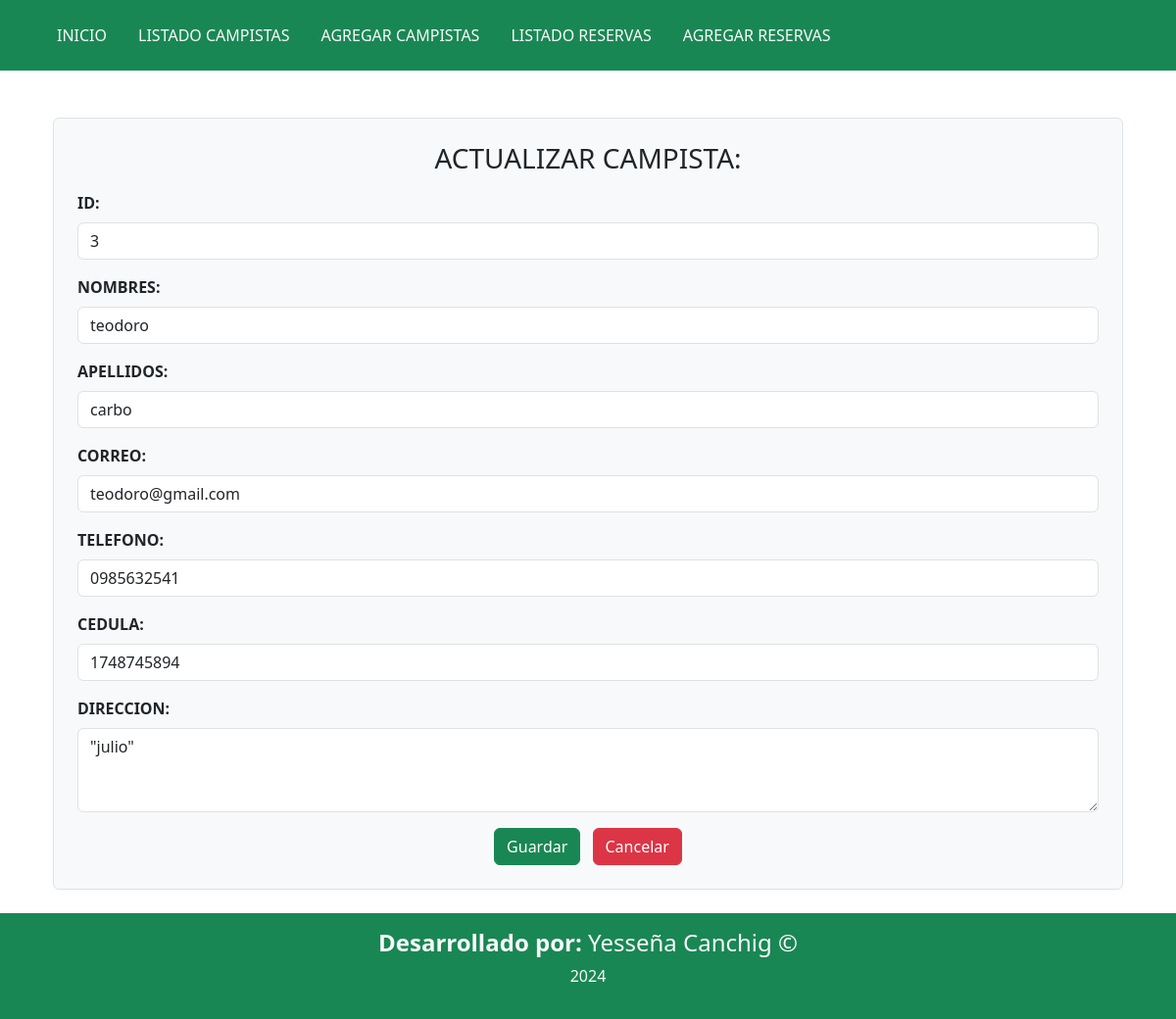
/editarCampista/3, run on the app's committed database.
### Aplicaciones/Gestiones/models.py (models this page shows)
class Campistas(models.Model):
    id_camp=models.AutoField(primary_key=True)
    nombre_camp= models.CharField(max_length=100, null=False, blank=False)
    apell_camp = models.CharField(max_length=100, null=False, blank=False)
    correo_camp = models.EmailField(null=False, blank=False)
    telef_camp = models.CharField(max_length=10, null=False, blank=False)
    cedula_camp = models.CharField(max_length=10, null=False, blank=False)
    direcc_camp = models.TextField(null=False, blank=False)

### Aplicaciones/Gestiones/views.py (the view)
# urls.py: path('editarCampista/<id_camp>',views.editarCampista, name='editarCampista'),
def editarCampista(request,id_camp):
    campistaEditar=Campistas.objects.get(id_camp=id_camp)
    return render(request,'editarCampista.html',
                    {'campista':campistaEditar})

### Aplicaciones/Gestiones/templates/editarCampista.html (shortened to what this page needs)
{% extends "./plantilla.html"%}
{% block contenido %}
<div class="container mt-4">
    <form action="/procesarEdicionCampista/" id="frm_editar_campista" method="post" class="p-4 border rounded bg-light">
        <h3 class="mb-3 text-center">ACTUALIZAR CAMPISTA:</h3>
        <div class="mb-3">
            <label for="" class="form-label"><b>ID:</b></label>
            <input type="text" class="form-control" id="id_camp" value="{{ campista.id_camp }}" readonly>
        </div>
        <div class="mb-3">
            <label for="txt_nombre_camp" class="form-label"><b>NOMBRES:</b></label>
            <input type="text" name="txt_nombre_camp" id="txt_nombre_campt" class="form-control" required value="{{ campista.nombre_camp }}">
        </div>
        <div class="mb-3">
            <label for="txt_apell_camp" class="form-label"><b>APELLIDOS:</b></label>
            <input type="text" name="txt_apell_camp" id="txt_apell_camp" class="form-control" required value="{{ campista.apell_camp }}">
        </div>
        <div class="mb-3">
            <label for="txt_correo_camp" class="form-label"><b>CORREO:</b></label>
            <input type="email" name="txt_correo_camp" id="txt_correo_camp" class="form-control" required value="{{ campista.correo_camp }}">
        </div>
        <div class="mb-3">
            <label for="txt_telef_camp" class="form-label"><b>TELEFONO:</b></label>
            <input type="number" name="txt_telef_camp" id="txt_telef_camp" class="form-control" required value="{{ campista.telef_camp }}">
        </div>
        <div class="mb-3">
            <label for="txt_cedla_camp" class="form-label"><b>CEDULA:</b></label>
            <input type="number" name="txt_cedla_camp" id="txt_cedla_camp" class="form-control" required value="{{ campista.cedula_camp }}">
        </div>
        <div class="mb-3">
            <label for="txt_direcc_camp" class="form-label"><b>DIRECCION:</b></label>
            <textarea name="txt_direcc_camp" id="txt_direcc_camp" class="form-control" rows="3" required >"{{ campista.direcc_camp }}"</textarea>
        </div>
        <div class="text-center">
            <button type="submit" class="btn btn-success me-2">Guardar</button>
            <a href="/listadoCampista/" class="btn btn-danger">Cancelar</a>
        </div>
    </form>
</div>
{% endblock %}

### data on the page
Campistas: id_camp "3", txt_nombre_camp "teodoro", txt_apell_camp "carbo", txt_correo_camp "teodoro@gmail.com", txt_telef_camp "0985632541", txt_cedla_camp "1748745894", txt_direcc_camp "\"julio\""
